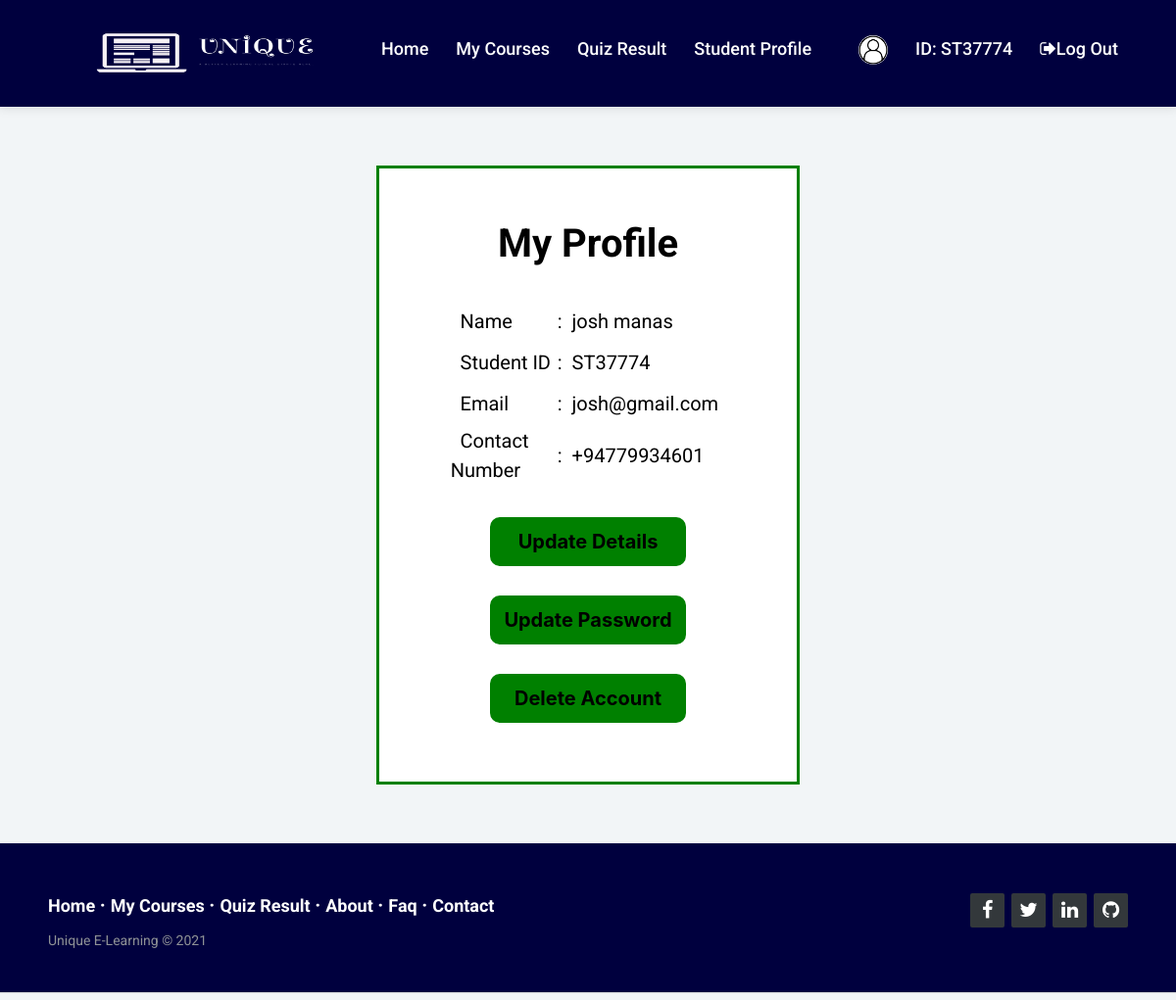
The page /Student_Profile.php (signed in) on the database its author committed.
### tables this page shows
CREATE TABLE `student` (
  `studentId` varchar(40) NOT NULL,
  `firstName` varchar(100) NOT NULL,
  `lastName` varchar(100) NOT NULL,
  `email` varchar(100) NOT NULL,
  `password` varchar(20) NOT NULL,
  `contactNumber` varchar(20) NOT NULL
);

### Student_Profile.php (the view, shortened to what this page needs)
<?php
    require ("config.php");
    $first_name = $last_name = $name = $email = $contact_number = "";
    $student_id = $_SESSION["id"];
    $sql = "SELECT * FROM student WHERE studentId = '$student_id'";
    $query_result = $conn->query($sql);
    if ($query_result->num_rows == 1) {
        while ($query_result_row = $query_result->fetch_assoc()) {
            $student_id = $query_result_row["studentId"];
            $first_name = $query_result_row["firstName"];
            $last_name = $query_result_row["lastName"];
            $email = $query_result_row["email"];
            $contact_number = $query_result_row["contactNumber"];
            $name = $first_name." ".$last_name;
        }
    }
?>
<!DOCTYPE html>
<html lang="en">
    <head>
        <link rel="stylesheet" href="styles/Profiles.css">
    </head>
    <body>
        <?php require("header.php") ?>
        <div class="container">
            <h1>My Profile</h1>
            <table>
                <tr>
                    <td>&nbsp;&nbsp;Name</td>
                    <td>:&nbsp;&nbsp;<?php echo $name ?></td>
                </tr>
                <tr>
                    <td>&nbsp;&nbsp;Student ID</td>
                    <td>:&nbsp;&nbsp;<?php echo $student_id ?></td>
                </tr>
                <tr>
                    <td>&nbsp;&nbsp;Email</td>
                    <td>:&nbsp;&nbsp;<?php echo $email ?></td>
                </tr>
                <tr>
                    <td>&nbsp;&nbsp;Contact Number</td>
                    <td>:&nbsp;&nbsp;<?php echo $contact_number ?></td>
                </tr>
            </table>
            <a href="Student_Update_Details.php"><input type="button" name="update_details" value="Update Details"></a>
            <a href="Student_Update_Password.php"><input type="button" name="update_password" value="Update Password"></a><br>
            <a href="Student_Delete_Account.php"><input type="button" name="delete_account" value="Delete Account"></a>
        </div>
                <?php require("footer.php") ?>
    </body>
</html>

### styles/Profiles.css (style rules this page uses)
body { font-family: -apple-system, BlinkMacSystemFont, 'Segoe UI', Roboto, Oxygen, Ubuntu, Cantarell, 'Open Sans', 'Helvetica Neue', sans-serif; font-size: 20px; background-color: white; margin-top: -20px; }
.container { text-align: center; background-color: white; margin-top: 5%; margin-bottom: 5%; margin-left: 32%; margin-right: 32%; padding-top: 20px; padding-bottom: 5%; padding-left: 70px; padding-right: 70px; border: 3px solid green; }
input[type=button] { width: 200px; height: 50px; margin-top: 30px; font-family: -apple-system, BlinkMacSystemFont, 'Segoe UI', Roboto, Oxygen, Ubuntu, Cantarell, 'Open Sans', 'Helvetica Neue', sans-serif; font-size: 20px; font-weight: bold; border: 2px solid green; border-radius: 10px; background-color: green; }
table { text-align: left; }
td { width: 200px; height: 40px; }

### header.php (style rules this page uses)
*, *:after, *:before { box-sizing: border-box; }
:root { --header-outer-height: 110px; --header-inner-height: 50px; --header-height-difference: calc( var(--header-outer-height) - var(--header-inner-height) ); --header-bg: #00003E; }
body { font-family: "DM Sans", sans-serif; background-color: #f2f5f7; line-height: 1.5; position: relative; margin-top: -1px; margin-left: -1px; margin-right: -1px; }

### footer.php (style rules this page uses)
* { font-family: Roboto; }

### rows shown on the page
student: name "josh manas", studentId "ST37774", email "josh@gmail.com", contactNumber "+94779934601"

### other values the page prints
$_SESSION["id"] "ST37774"
